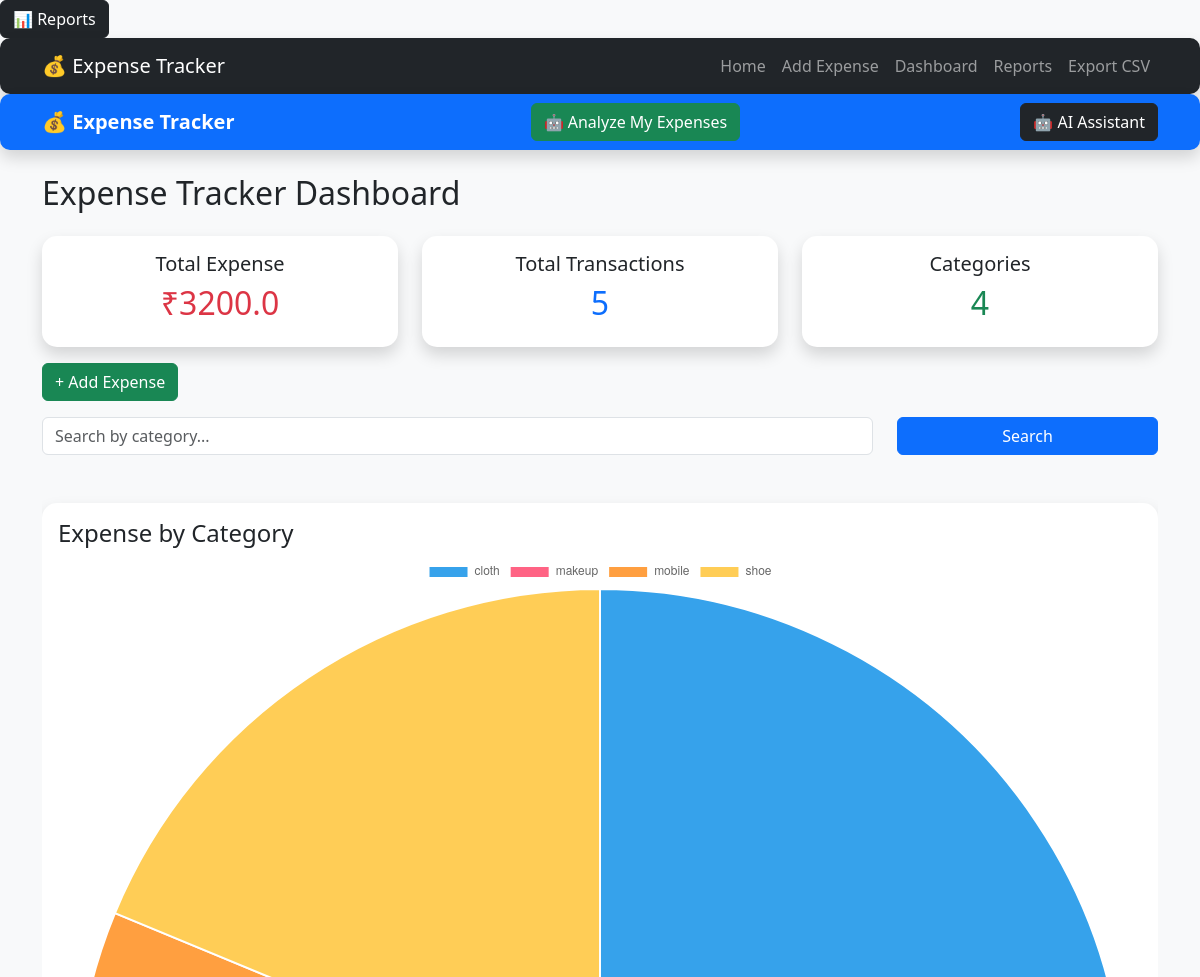
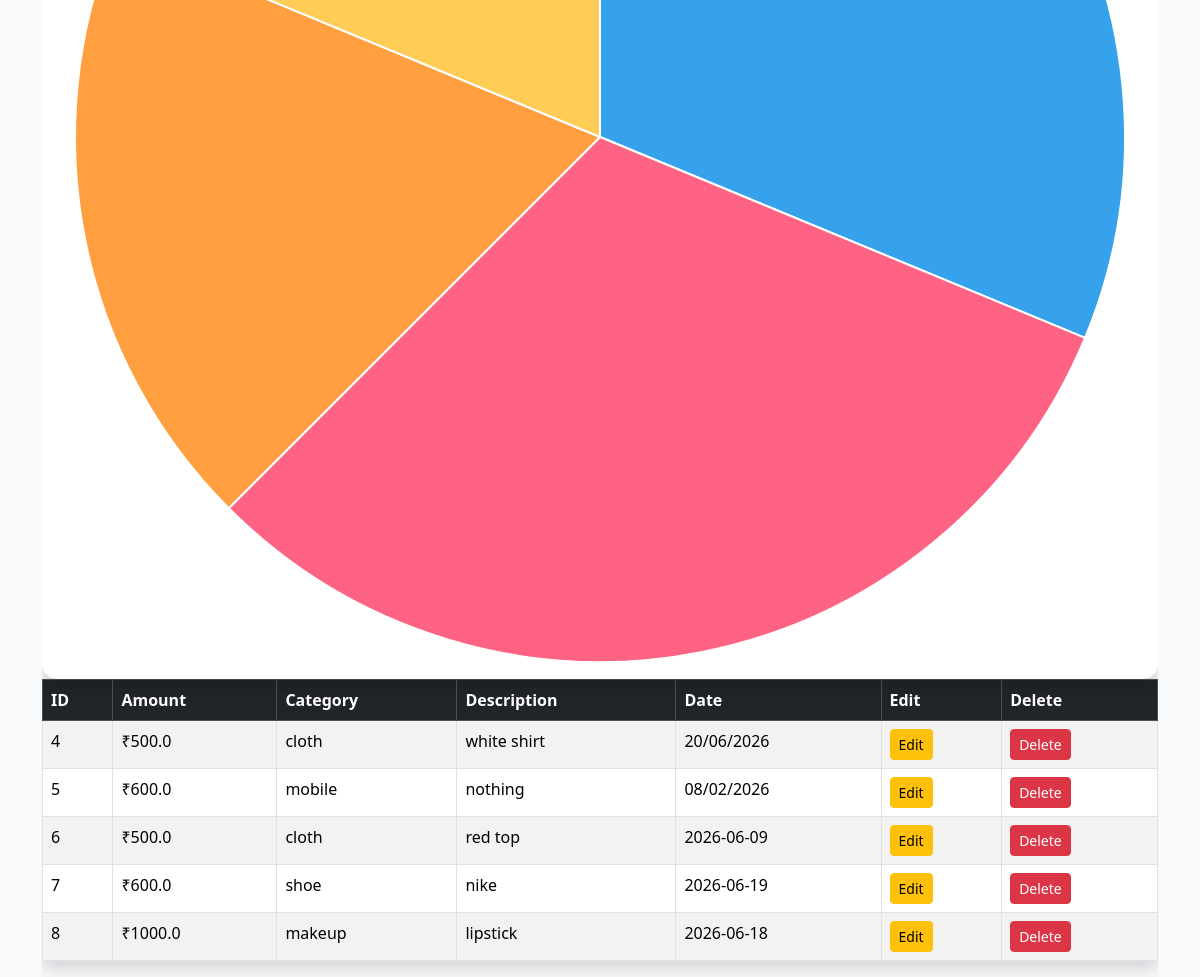
The page / on the database its author committed (2 pictures, top to bottom).
### tables this page shows
CREATE TABLE expenses(
    id INTEGER PRIMARY KEY AUTOINCREMENT,
    amount REAL,
    category TEXT,
    description TEXT,
    date TEXT
);

### newapp.py (the view)
@app.route("/")
def home():
    conn = get_db()
    cursor = conn.cursor()
    search = request.args.get("search")
    if search:
        cursor.execute(
            "SELECT * FROM expenses WHERE category LIKE ?",
            ('%' + search + '%',)
        )
    else:
        cursor.execute("SELECT * FROM expenses")
    expenses = cursor.fetchall()
    cursor.execute("SELECT SUM(amount) FROM expenses")
    total = cursor.fetchone()[0]
    if total is None:
        total = 0
    cursor.execute("SELECT COUNT(DISTINCT category) FROM expenses")
    categories = cursor.fetchone()[0]
    cursor.execute("""
    SELECT category, SUM(amount)
    FROM expenses
    GROUP BY category
""")
    chart_data = cursor.fetchall()
    conn.close()
    return render_template(
        "home.html",
        expenses=expenses,
        total=total,
        categories=categories,
        chart_data=chart_data
    )

### newapp.py (called while the page is built)
def get_db():
    conn = sqlite3.connect("expenses.db")
    return conn

### templates/home.html (shortened to what this page needs)
<!DOCTYPE html>
<html lang="en">
<head>
    <link href="https://cdn.jsdelivr.net/npm/bootstrap@5.3.7/dist/css/bootstrap.min.css" rel="stylesheet">
    <link rel="stylesheet" href="{{ url_for('static', filename='css/style.css') }}">
</head>
 <a href="/reports" class="btn btn-dark">
    📊 Reports
</a>
<body class="bg-light">
{% include "navbar.html" %}
    <nav class="navbar navbar-expand-lg navbar-dark bg-primary shadow">
        <div class="container">
            <a class="navbar-brand fw-bold" href="/">
                💰 Expense Tracker
            </a>
            <a href="/ai-analysis" class="btn btn-success">
    🤖 Analyze My Expenses
</a>
<a href="/chat" class="btn btn-dark">
🤖 AI Assistant
</a>
        </div>
    </nav>
    <div class="container mt-4">
        <h2 class="mb-4">Expense Tracker Dashboard</h2>
        <div class="row">
            <div class="col-md-4 mb-3">
                <div class="card shadow text-center">
                    <div class="card-body">
                        <h5>Total Expense</h5>
                        <h2 class="text-danger">₹{{ total }}</h2>
                    </div>
                </div>
            </div>
            <div class="col-md-4 mb-3">
                <div class="card shadow text-center">
                    <div class="card-body">
                        <h5>Total Transactions</h5>
                        <h2 class="text-primary">{{ expenses|length }}</h2>
                    </div>
                </div>
            </div>
            <div class="col-md-4 mb-3">
                <div class="card shadow text-center">
                    <div class="card-body">
                        <h5>Categories</h5>
                        <h2 class="text-success">{{ categories }}</h2>
                    </div>
                </div>
            </div>
        </div>
        <div class="mb-3">
            <a href="/add" class="btn btn-success">
                + Add Expense
            </a>
        </div>
        <form method="GET" action="/" class="mb-4">
            <div class="row">
                <div class="col-md-9">
                    <input
                        type="text"
                        class="form-control"
                        name="search"
                        placeholder="Search by category..."
                        value="{{ request.args.get('search','') }}">
                </div>
                <div class="col-md-3">
                    <button class="btn btn-primary w-100">
                        Search
                    </button>
                </div>
            </div>
        </form>
        <div class="table-responsive">
            <table class="table table-hover table-striped table-bordered shadow">
                <thead class="table-dark">
                    <tr>
                        <th>ID</th>
                        <th>Amount</th>
                        <th>Category</th>
                        <th>Description</th>
                        <th>Date</th>
                        <th>Edit</th>
                        <th>Delete</th>
                    </tr>
                </thead>
                <tbody>
                    {% for expense in expenses %}
                    <tr>
                        <td>{{ expense[0] }}</td>
                        <td>₹{{ expense[1] }}</td>
                        <td>{{ expense[2] }}</td>
                        <td>{{ expense[3] }}</td>
                        <td>{{ expense[4] }}</td>
                        <td>
                            <a href="/edit/{{ expense[0] }}"
                               class="btn btn-warning btn-sm">
                                Edit
                            </a>
                        </td>
                        <td>
                            <a href="/delete/{{ expense[0] }}"
                               class="btn btn-danger btn-sm">
                                Delete
                            </a>
                        </td>
                    </tr>
                    {% endfor %}
                </tbody>
<div class="card shadow mt-4">
    <div class="card-body">
        <h4>Expense by Category</h4>
        <canvas id="expenseChart"></canvas>
    </div>
</div>
            </table>
        </div>
    </div>
<script>
const labels = [
{% for row in chart_data %}
"{{ row[0] }}",
{% endfor %}
];
const amounts = [
{% for row in chart_data %}
{{ row[1] }},
{% endfor %}
];
new Chart(document.getElementById("expenseChart"), {
    type: "pie",
    data: {
        labels: labels,
        datasets: [{
            data: amounts
        }]
    }
});
</script>
</body>
</html>

### templates/navbar.html
<nav class="navbar navbar-expand-lg navbar-dark bg-dark shadow">
    <div class="container">
        <a class="navbar-brand" href="/">
            💰 Expense Tracker
        </a>
        <div class="navbar-nav ms-auto">
            <a class="nav-link" href="/">Home</a>
            <a class="nav-link" href="/add">
                Add Expense
            </a>
            <a class="nav-link" href="/dashboard">
                Dashboard
            </a>
            <a class="nav-link" href="/reports">
                Reports
            </a>
            <a class="nav-link" href="/export/csv">
                Export CSV
            </a>
        </div>
    </div>
</nav>

### static/css/style.css (style rules this page uses)
body { background:#f5f7fa; }
.card { border:none; border-radius:15px; }
table { background:white; }
.navbar { border-radius:10px; }

### rows shown on the page
expenses: id "4", amount "500.0", category "cloth", description "white shirt", date "20/06/2026"
expenses: id "5", amount "600.0", category "mobile", description "nothing", date "08/02/2026"
expenses: id "6", amount "500.0", category "cloth", description "red top", date "2026-06-09"
expenses: id "7", amount "600.0", category "shoe", description "nike", date "2026-06-19"
expenses: id "8", amount "1000.0", category "makeup", description "lipstick", date "2026-06-18"

### other values the page prints
{{ total }} "3200.0"
{{ expenses|length }} "5"
{{ categories }} "4"
chart data {{ row[0] }} cloth, makeup, mobile, shoe
chart data {{ row[1] }} 1000.0, 1000.0, 600.0, 600.0
